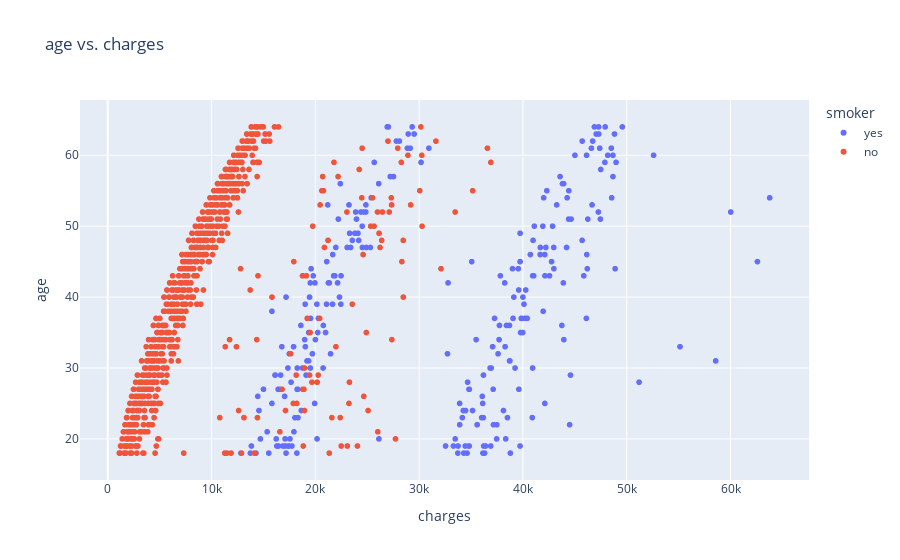
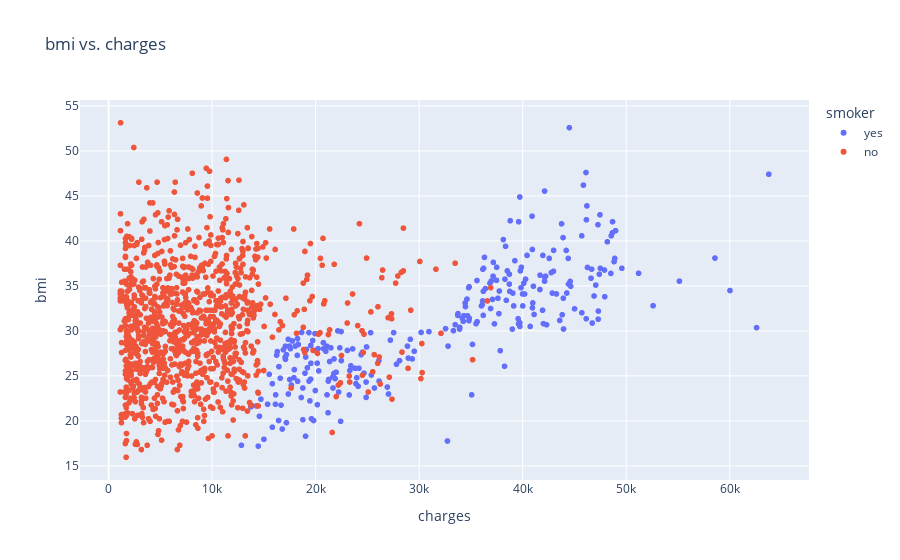

Notebook source saved alongside these figures, in order:
### Markdown cell above
### Age, BMI vs. Charges

### Code cell
# age, bmi vs, charges distributions
x = df_cleaned['charges'] # extract the 'charges' column 
color = df_cleaned['smoker'] # extract the 'smoker' column for the color 
df_columns = ['age','bmi']
for col in df_columns:
    fig = px.scatter(df_cleaned, x=x, y=col,color=color, title=f"{col} vs. charges")
    fig.show()

### Figure 1 — Plotly figure (JSON) as saved in the notebook; plotly's stock layout.template omitted (floating-point values rounded to 4 significant figures; data arrays with more than 128 entries replaced by an {"elided": "..."} marker saying what was removed)
{"data": [{"hovertemplate": "smoker=yes<br>charges=%{x}<br>age=%{y}<extra></extra>", "legendgroup": "yes", "marker": {"color": "#636efa", "symbol": "circle"}, "mode": "markers", "name": "yes", "showlegend": true, "type": "scattergl", "x": {"elided": "274 float values"}, "xaxis": "x", "y": {"elided": "274 int values"}, "yaxis": "y"}, {"hovertemplate": "smoker=no<br>charges=%{x}<br>age=%{y}<extra></extra>", "legendgroup": "no", "marker": {"color": "#EF553B", "symbol": "circle"}, "mode": "markers", "name": "no", "showlegend": true, "type": "scattergl", "x": {"elided": "1063 float values"}, "xaxis": "x", "y": {"elided": "1063 int values"}, "yaxis": "y"}], "layout": {"autosize": true, "dragmode": "zoom", "legend": {"title": {"text": "smoker"}, "tracegroupgap": 0}, "title": {"text": "age vs. charges"}, "xaxis": {"anchor": "y", "autorange": false, "domain": [0, 1], "range": [-2670.0, 67560.0], "title": {"text": "charges"}, "type": "linear"}, "yaxis": {"anchor": "x", "autorange": false, "domain": [0, 1], "range": [14.2, 67.8], "title": {"text": "age"}, "type": "linear"}}}

### Figure 2 — Plotly figure (JSON) as saved in the notebook; plotly's stock layout.template omitted (floating-point values rounded to 4 significant figures; data arrays with more than 128 entries replaced by an {"elided": "..."} marker saying what was removed)
{"data": [{"hovertemplate": "smoker=yes<br>charges=%{x}<br>bmi=%{y}<extra></extra>", "legendgroup": "yes", "marker": {"color": "#636efa", "symbol": "circle"}, "mode": "markers", "name": "yes", "showlegend": true, "type": "scattergl", "x": {"elided": "274 float values"}, "xaxis": "x", "y": {"elided": "274 float values"}, "yaxis": "y"}, {"hovertemplate": "smoker=no<br>charges=%{x}<br>bmi=%{y}<extra></extra>", "legendgroup": "no", "marker": {"color": "#EF553B", "symbol": "circle"}, "mode": "markers", "name": "no", "showlegend": true, "type": "scattergl", "x": {"elided": "1063 float values"}, "xaxis": "x", "y": {"elided": "1063 float values"}, "yaxis": "y"}], "layout": {"autosize": true, "legend": {"title": {"text": "smoker"}, "tracegroupgap": 0}, "title": {"text": "bmi vs. charges"}, "xaxis": {"anchor": "y", "autorange": true, "domain": [0, 1], "range": [-2670.0, 67560.0], "title": {"text": "charges"}, "type": "linear"}, "yaxis": {"anchor": "x", "autorange": true, "domain": [0, 1], "range": [12.89, 56.2], "title": {"text": "bmi"}, "type": "linear"}}}
